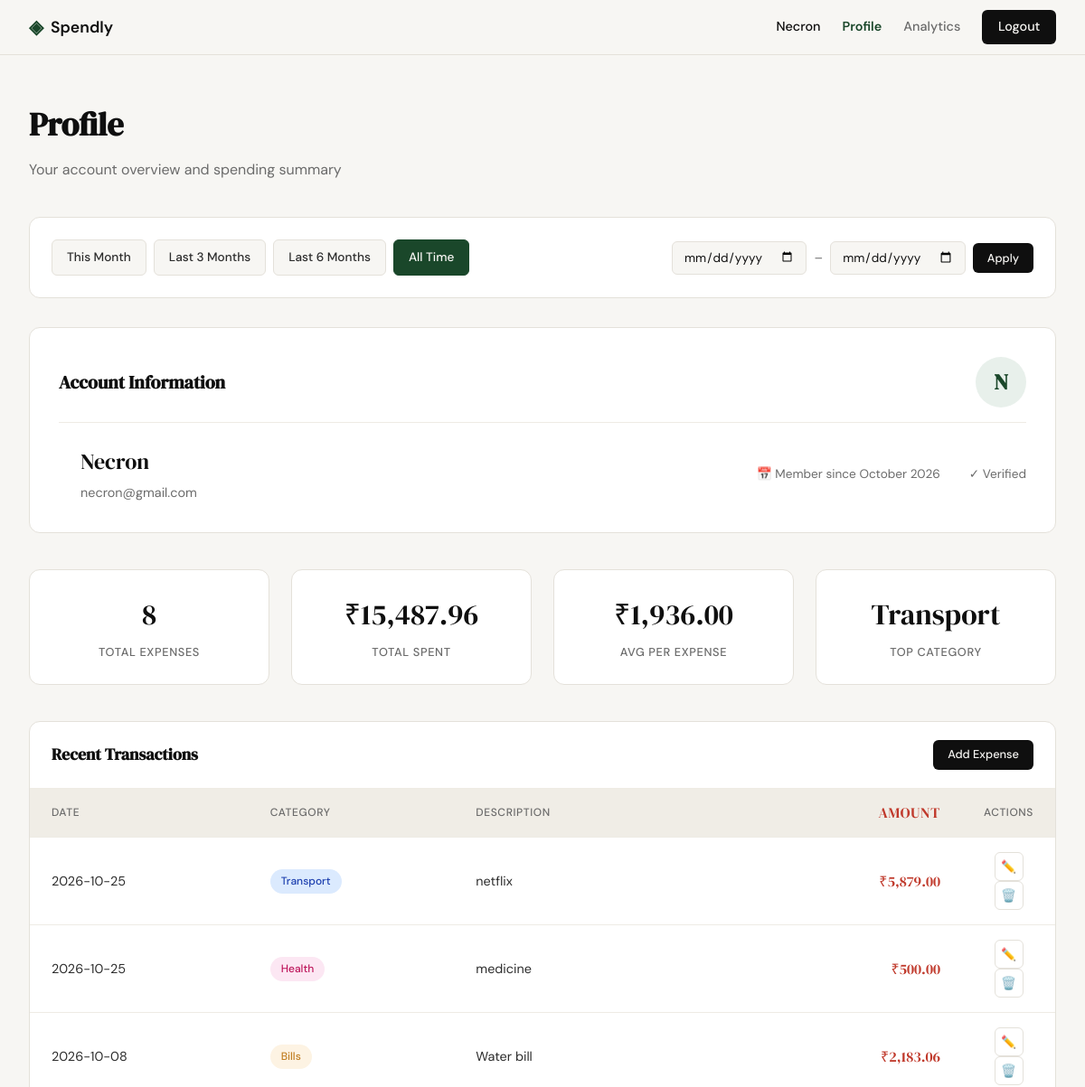
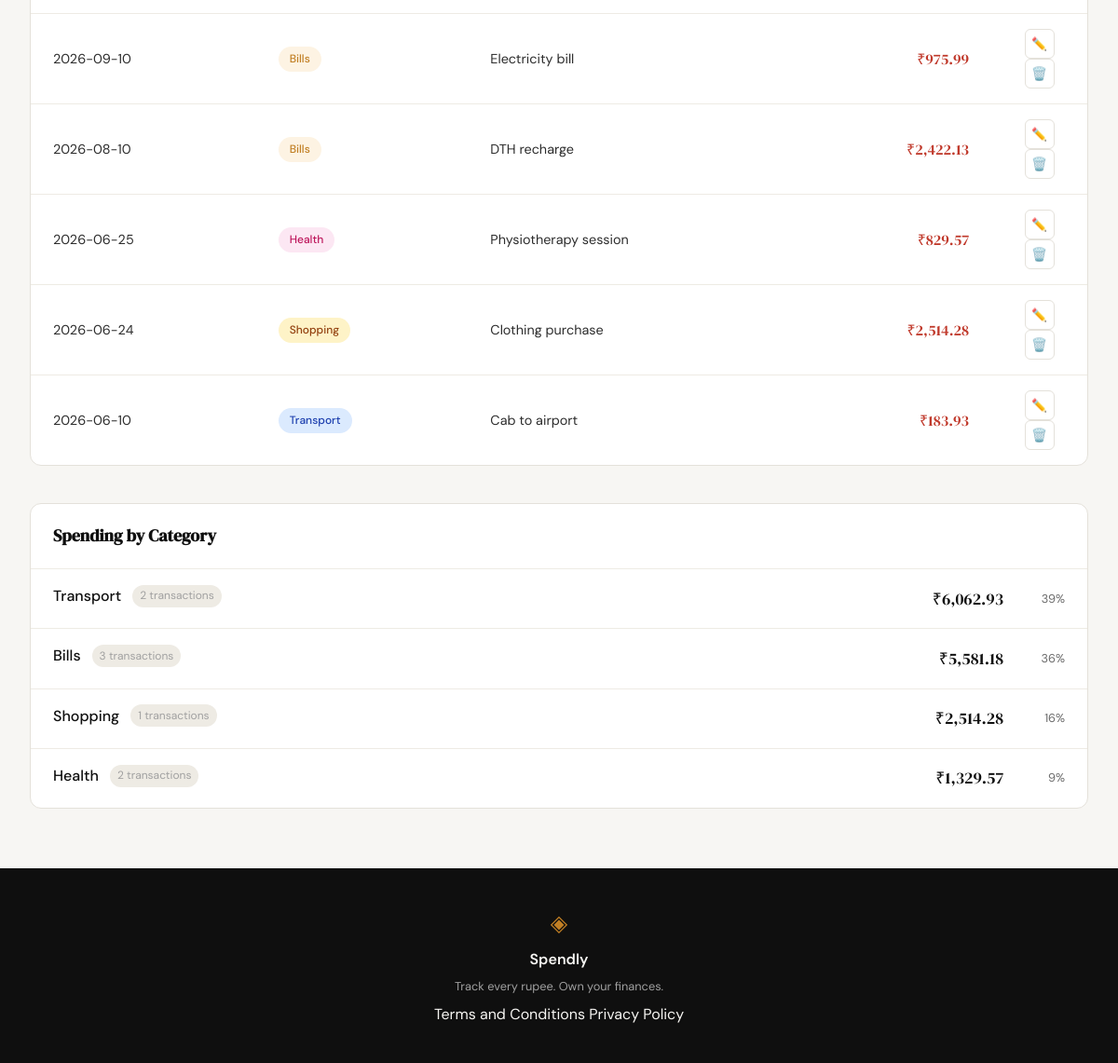
Page /profile (signed in) on the committed database (2 pictures, top to bottom).
### tables this page shows
CREATE TABLE users (
            id INTEGER PRIMARY KEY AUTOINCREMENT,
            name TEXT NOT NULL,
            email TEXT UNIQUE NOT NULL,
            password_hash TEXT NOT NULL,
            created_at TEXT DEFAULT CURRENT_TIMESTAMP
        );

CREATE TABLE expenses (
            id INTEGER PRIMARY KEY AUTOINCREMENT,
            user_id INTEGER NOT NULL REFERENCES users(id),
            amount REAL NOT NULL,
            category TEXT NOT NULL,
            date TEXT NOT NULL,
            description TEXT,
            created_at TEXT DEFAULT CURRENT_TIMESTAMP
        );

### app.py (the view, shortened to what this page needs)
@app.route("/profile")
def profile():
    if not session.get("user_id"):
        flash("Please sign in to view your profile", "error")
        return redirect(url_for("login"))
    user_id = session["user_id"]
    user = get_user_profile(user_id)
    if not user:
        flash("User not found", "error")
        return redirect(url_for("logout"))
    date_from_str = request.args.get("date_from", "").strip()
    date_to_str = request.args.get("date_to", "").strip()
    date_from = None
    date_to = None
    active_preset = None
    if date_from_str:
        try:
            datetime.strptime(date_from_str, "%Y-%m-%d")
            date_from = date_from_str
        except ValueError:
            pass  # Invalid format - ignore
    if date_to_str:
        try:
            datetime.strptime(date_to_str, "%Y-%m-%d")
            date_to = date_to_str
        except ValueError:
            pass  # Invalid format - ignore
    if date_from and date_to and date_from > date_to:
        flash("Start date must be before end date.", "error")
        date_from = None
        date_to = None
    today = datetime.now().date()
    presets = {
        "this_month": {
            "label": "This Month",
            "date_from": today.replace(day=1).isoformat(),
            "date_to": today.isoformat()
        },
        "last_3_months": {
            "label": "Last 3 Months",
            "date_from": (today - timedelta(days=90)).isoformat(),
            "date_to": today.isoformat()
        },
        "last_6_months": {
            "label": "Last 6 Months",
            "date_from": (today - timedelta(days=180)).isoformat(),
            "date_to": today.isoformat()
        }
    }
    if date_from and date_to:
        for key, preset in presets.items():
            if preset["date_from"] == date_from and preset["date_to"] == date_to:
                active_preset = key
                break
    stats_raw = get_summary_stats(user_id, date_from, date_to)
    transactions = get_recent_transactions(user_id, limit=10, date_from=date_from, date_to=date_to)
    categories = get_category_breakdown(user_id, date_from, date_to)
    stats = {
        "total_expenses": stats_raw["transaction_count"],
        "total_spent": stats_raw["total_spent"],
        "avg_per_expense": round(stats_raw["avg_per_expense"], 2) if stats_raw["transaction_count"] > 0 else 0,
        "top_category": stats_raw["top_category"] or "—"
    }
    filter_display = None
    return render_template("profile.html",
                          user=user,
                          stats=stats,
                          transactions=transactions,
                          categories=categories,
                          date_from=date_from,
                          date_to=date_to,
                          active_preset=active_preset,
                          filter_display=filter_display,
                          presets=presets)

### database/db.py (called while the page is built)
def get_db():
    db_path = os.path.join(os.path.dirname(os.path.dirname(os.path.abspath(__file__))), "spendly.db")
    conn = sqlite3.connect(db_path)
    conn.row_factory = sqlite3.Row
    conn.execute("PRAGMA foreign_keys = ON")
    return conn

### database/queries.py (called while the page is built)
def get_user_by_id(user_id: int) -> dict | None:
    conn = get_db()
    cursor = conn.cursor()
    cursor.execute("SELECT * FROM users WHERE id = ?", (user_id,))
    user = cursor.fetchone()
    conn.close()
    if user:
        created = user["created_at"]
        try:
            dt = datetime.fromisoformat(created.replace("Z", "+00:00"))
            member_since = dt.strftime("%B %Y")
        except Exception:
            member_since = "Unknown"
        return {
            "name": user["name"],
            "email": user["email"],
            "member_since": member_since
        }
    return None

def _build_date_filter(date_from: Optional[str], date_to: Optional[str]) -> tuple[str, list]:
    if date_from and date_to:
        return "AND date BETWEEN ? AND ?", [date_from, date_to]
    return "", []

def get_recent_transactions(user_id: int, limit: int = 10, date_from: Optional[str] = None, date_to: Optional[str] = None) -> list:
    conn = get_db()
    cursor = conn.cursor()
    date_where, date_params = _build_date_filter(date_from, date_to)
    base_params = [user_id] + date_params + [limit]
    cursor.execute(f"""
        SELECT id, date, category, description, amount
        FROM expenses WHERE user_id = ? {date_where}
        ORDER BY date DESC, id DESC
        LIMIT ?
    """, base_params)
    transactions = [dict(row) for row in cursor.fetchall()]
    conn.close()
    return transactions

### templates/profile.html (shortened to what this page needs)
{% extends "base.html" %}
{% block content %}
<section class="profile-section">
    <header class="profile-header">
        <h1 class="profile-title">Profile</h1>
        <p class="profile-subtitle">Your account overview and spending summary</p>
    </header>
    <div class="filter-bar">
        <div class="filter-presets">
            <a href="{{ url_for('profile', date_from=presets.this_month.date_from, date_to=presets.this_month.date_to) }}"
               class="filter-preset-btn {% if active_preset == 'this_month' %}active{% endif %}">
                This Month
            </a>
            <a href="{{ url_for('profile', date_from=presets.last_3_months.date_from, date_to=presets.last_3_months.date_to) }}"
               class="filter-preset-btn {% if active_preset == 'last_3_months' %}active{% endif %}">
                Last 3 Months
            </a>
            <a href="{{ url_for('profile', date_from=presets.last_6_months.date_from, date_to=presets.last_6_months.date_to) }}"
               class="filter-preset-btn {% if active_preset == 'last_6_months' %}active{% endif %}">
                Last 6 Months
            </a>
            <a href="{{ url_for('profile') }}"
               class="filter-preset-btn {% if active_preset is none and not date_from and not date_to %}active{% endif %}">
                All Time
            </a>
        </div>
        <form class="filter-custom" method="GET" action="{{ url_for('profile') }}">
            <input type="date" id="date_from" name="date_from" value="{{ date_from or '' }}"
                   {% if date_from and not active_preset %}style="font-weight: 600;"{% endif %}>
            <span class="filter-separator">–</span>
            <input type="date" id="date_to" name="date_to" value="{{ date_to or '' }}"
                   {% if date_to and not active_preset %}style="font-weight: 600;"{% endif %}>
            <button type="submit" class="btn-primary btn-sm">Apply</button>
        </form>
    </div>
    <div class="profile-card">
        <div class="profile-card-header">
            <h2 class="profile-card-title">Account Information</h2>
            <div class="profile-user-avatar">
                {{ user.name[0].upper() }}
            </div>
        </div>
        <div style="display: flex; align-items: center; gap: 1.5rem; flex-wrap: wrap;">
            <div class="profile-user-info">
                <div class="profile-user-name">{{ user.name }}</div>
                <div class="profile-user-email">{{ user.email }}</div>
            </div>
            <div class="profile-user-meta">
                <span>📅 Member since {{ user.member_since }}</span>
                <span>✓ Verified</span>
            </div>
        </div>
    </div>
    <div class="stats-grid">
        <div class="stat-card">
            <div class="stat-value">{{ stats.total_expenses }}</div>
            <div class="stat-label">Total Expenses</div>
        </div>
        <div class="stat-card">
            <div class="stat-value">₹{{ "{:,.2f}".format(stats.total_spent) }}</div>
            <div class="stat-label">Total Spent</div>
        </div>
        <div class="stat-card">
            <div class="stat-value">₹{{ "{:,.2f}".format(stats.avg_per_expense) }}</div>
            <div class="stat-label">Avg per Expense</div>
        </div>
        <div class="stat-card">
            <div class="stat-value">{{ stats.top_category }}</div>
            <div class="stat-label">Top Category</div>
        </div>
    </div>
    <div class="table-section">
        <div class="table-section-header">
            <h3 class="table-section-title">Recent Transactions</h3>
            <a href="{{ url_for('add_expense') }}" class="btn-primary" style="font-size: 0.8rem; padding: 0.4rem 1rem;">Add Expense</a>
        </div>
        {% if transactions %}
        <table class="transactions-table">
            <thead>
                <tr>
                    <th>Date</th>
                    <th>Category</th>
                    <th>Description</th>
                    <th class="amount">Amount</th>
                    <th>Actions</th>
                </tr>
            </thead>
            <tbody>
                {% for txn in transactions %}
                <tr>
                    <td>{{ txn.date }}</td>
                    <td>
                        <span class="category-badge category-badge-{{ txn.category.lower() }}">
                            {{ txn.category }}
                        </span>
                    </td>
                    <td>{{ txn.description }}</td>
                    <td class="amount">₹{{ "{:,.2f}".format(txn.amount) }}</td>
                    <td class="actions-cell">
                        <a href="{{ url_for('edit_expense', id=txn.id) }}" class="btn-icon" title="Edit">✏️</a>
                        <form method="POST" action="{{ url_for('delete_expense', id=txn.id) }}" style="display:inline"
                              onsubmit="return confirm('Delete this expense?')">
                            <button type="submit" class="btn-delete" title="Delete">🗑️</button>
                        </form>
                    </td>
                </tr>
                {% endfor %}
            </tbody>
        </table>
        {% else %}
        <div class="empty-state">
            <div class="empty-state-icon">📝</div>
            <p>No transactions yet. <a href="{{ url_for('add_expense') }}" style="color: var(--accent);">Add your first expense</a></p>
        </div>
        {% endif %}
    </div>
    <div class="category-section">
        <div class="table-section-header">
            <h3 class="table-section-title">Spending by Category</h3>
        </div>
        <div class="category-list">
            {% for cat in categories %}
            <div class="category-item">
                <div class="category-item-info">
                    <div class="category-item-header">
                        <span class="category-item-name">{{ cat.category }}</span>
                        <span class="category-item-count">{{ cat.count }} transactions</span>
                    </div>
                </div>
                <div class="category-item-amount">₹{{ "{:,.2f}".format(cat.amount) }}</div>
                <div class="category-item-percentage">{{ cat.percentage }}%</div>
            </div>
            {% endfor %}
        </div>
    </div>
</section>
{% endblock %}

### templates/base.html (shortened to what this page needs)
<!DOCTYPE html>
<html lang="en">
<head>
    <link rel="stylesheet" href="{{ url_for('static', filename='css/style.css') }}">
</head>
<body>
    <nav class="navbar">
        <div class="nav-inner">
            <a href="{{ url_for('landing') }}" class="nav-brand">
                <span class="brand-icon">◈</span>
                <span class="brand-name">Spendly</span>
            </a>
            <div class="nav-links">
                {% if session.user_id %}
                    <span class="nav-user">{{ session.user_name }}</span>
                    <a href="{{ url_for('profile') }}" {% if request.endpoint == 'profile' %}class="active"{% endif %}>Profile</a>
                    <a href="{{ url_for('analytics') }}" {% if request.endpoint == 'analytics' %}class="active"{% endif %}>Analytics</a>
                    <a href="{{ url_for('logout') }}" class="nav-cta">Logout</a>
                {% else %}
                    <a href="{{ url_for('login') }}">Sign in</a>
                    <a href="{{ url_for('register') }}" class="nav-cta">Get started</a>
                {% endif %}
            </div>
        </div>
    </nav>
    <main class="main-content">
        {% block content %}{% endblock %}
    </main>
    <footer class="footer">
        <div class="footer-inner">
            <span class="brand-icon">◈</span>
            <span class="footer-name">Spendly</span>
            <p class="footer-copy">Track every rupee. Own your finances.</p>
            <div class="footer-links">
                <a href="{{ url_for('terms') }}">Terms and Conditions</a>
                <a href="{{ url_for('privacy') }}">Privacy Policy</a>
            </div>
        </div>
    </footer>
</body>
</html>

### rows in the picture
users: user_name "Necron", name "N", name "Necron", email "necron@gmail.com"
expenses: date "2026-10-25", category "Transport", description "netflix", amount "5,879.00"
expenses: date "2026-10-25", category "Health", description "medicine", amount "500.00"
expenses: date "2026-10-08", category "Bills", description "Water bill", amount "2,183.06"
expenses: date "2026-09-10", category "Bills", description "Electricity bill", amount "975.99"
expenses: date "2026-08-10", category "Bills", description "DTH recharge", amount "2,422.13"
expenses: date "2026-06-25", category "Health", description "Physiotherapy session", amount "829.57"
expenses: date "2026-06-24", category "Shopping", description "Clothing purchase", amount "2,514.28", count "1", percentage "16"
expenses: date "2026-06-10", category "Transport", description "Cab to airport", amount "183.93"

### other values in the picture
{{ user.member_since }} "October 2026"
{{ stats.total_expenses }} "8"
{{ "{:,.2f}".format(stats.total_spent) }} "15,487.96"
{{ "{:,.2f}".format(stats.avg_per_expense) }} "1,936.00"
{{ stats.top_category }} "Transport"
{{ cat.category }} "Transport" "Bills" "Health"
{{ cat.count }} "2" "3" "2"
{{ "{:,.2f}".format(cat.amount) }} "6,062.93" "5,581.18" "1,329.57"
{{ cat.percentage }} "39" "36" "9"
